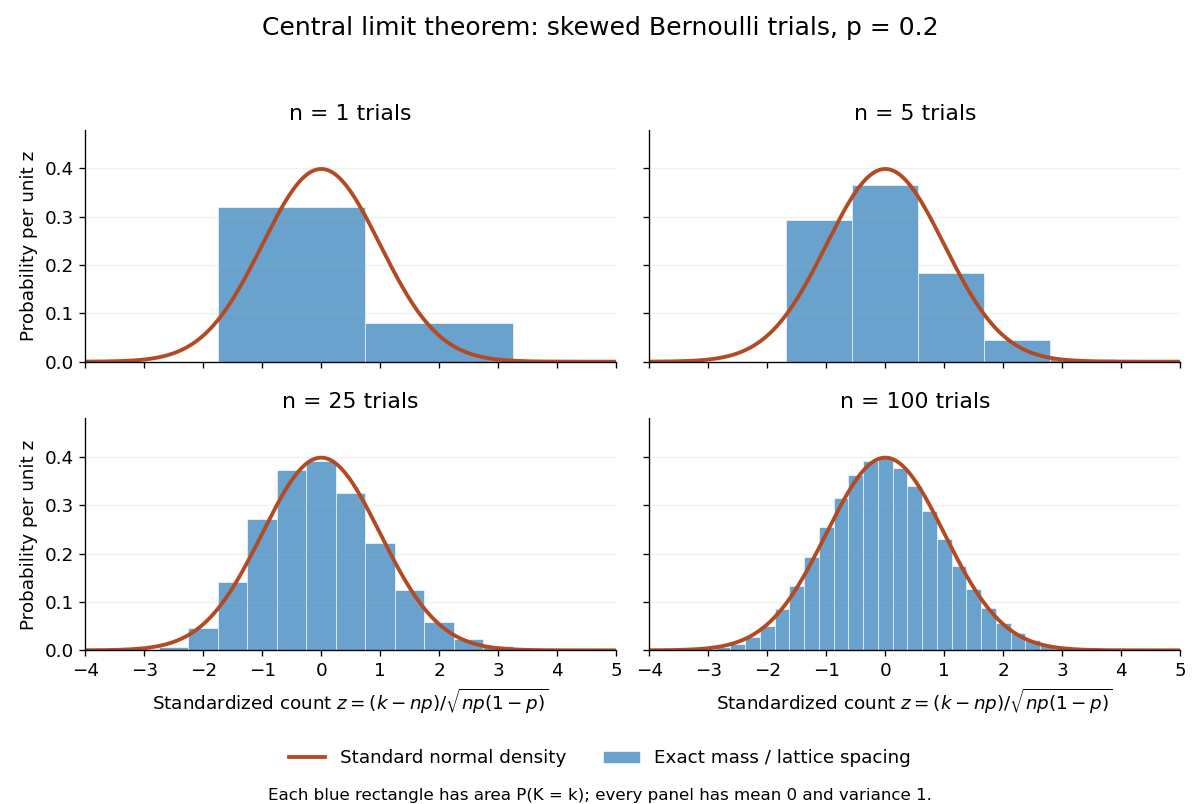

The Python source for this figure:
"""Generate central-limit-distributions.png in the caller's working directory.

Tested with Python 3.14.4, numpy 2.3.5, matplotlib 3.10.7.
Uses exact binomial probabilities (successive convolutions), not simulations.
Run from _media with MPLCONFIGDIR set to a writable temporary directory.
"""

from pathlib import Path

import matplotlib

matplotlib.use("Agg")
import matplotlib.pyplot as plt
import numpy as np


def binomial_probabilities(n, p):
    probabilities = np.array([1.0])
    for _ in range(n):
        probabilities = np.convolve(probabilities, [1 - p, p])
    return probabilities


def main():
    p = 0.2
    grid = np.linspace(-4, 5, 700)
    normal_density = np.exp(-grid**2 / 2) / np.sqrt(2 * np.pi)
    plt.rcParams.update({"font.size": 11, "axes.spines.top": False,
                         "axes.spines.right": False})
    fig, axes = plt.subplots(2, 2, figsize=(10, 6.7), dpi=120,
                             facecolor="white", sharex=True, sharey=True)
    for ax, n in zip(axes.flat, [1, 5, 25, 100]):
        probabilities = binomial_probabilities(n, p)
        counts = np.arange(n + 1)
        scale = np.sqrt(n * p * (1 - p))
        positions = (counts - n * p) / scale
        spacing = 1 / scale
        assert np.isclose(probabilities.sum(), 1)
        assert np.isclose(np.dot(positions, probabilities), 0, atol=1e-12)
        assert np.isclose(np.dot(positions**2, probabilities), 1)
        ax.bar(positions, probabilities / spacing, width=spacing,
               color="#2b7bba", alpha=0.7, edgecolor="white", linewidth=0.5,
               label="Exact mass / lattice spacing")
        ax.plot(grid, normal_density, color="#b24a23", lw=2.3,
                label="Standard normal density")
        ax.set(title=f"n = {n} trials", xlim=(-4, 5), ylim=(0, 0.48))
        ax.grid(axis="y", alpha=0.18)
    for ax in axes[-1]:
        ax.set_xlabel(r"Standardized count $z = (k - np)/\sqrt{np(1-p)}$")
    for ax in axes[:, 0]:
        ax.set_ylabel("Probability per unit z")
    handles, labels = axes[0, 0].get_legend_handles_labels()
    fig.legend(handles, labels, loc="lower center", ncol=2, frameon=False,
               bbox_to_anchor=(0.5, 0.025))
    fig.suptitle("Central limit theorem: skewed Bernoulli trials, p = 0.2",
                 fontsize=15, y=0.98)
    fig.text(0.5, 0.005,
             "Each blue rectangle has area P(K = k); every panel has mean 0 and variance 1.",
             ha="center", fontsize=10)
    fig.tight_layout(rect=(0, 0.085, 1, 0.95))
    fig.savefig(Path.cwd() / "central-limit-distributions.png",
                facecolor="white", transparent=False)
    plt.close(fig)


if __name__ == "__main__":
    main()
